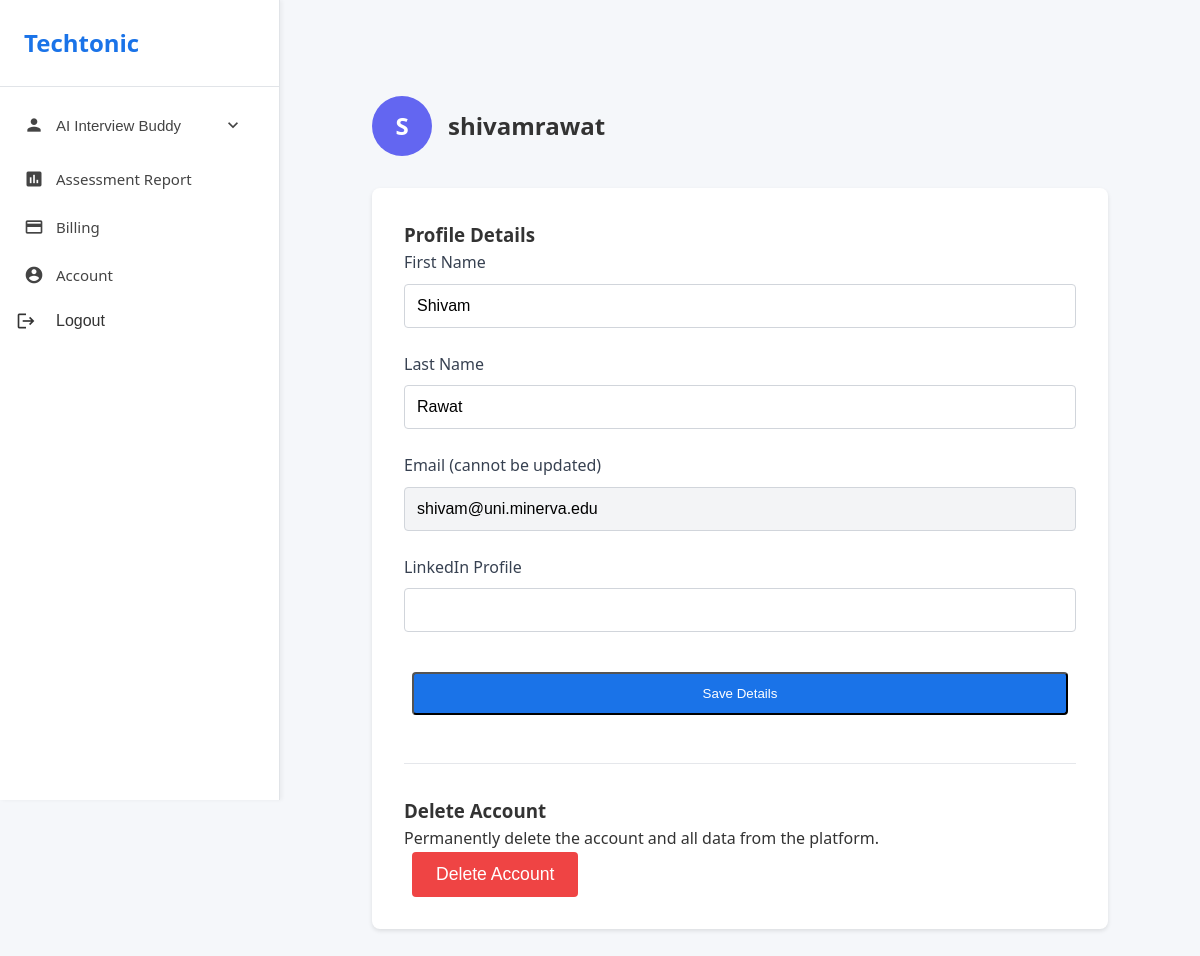
/account/ (signed in), run on the app's committed database.
### users/models.py (models this page shows, shortened)
class UserProfile(models.Model):
    user = models.OneToOneField(User, on_delete=models.CASCADE)
    first_name = models.CharField(max_length=100, blank=True)
    last_name = models.CharField(max_length=100, blank=True)
    linkedin_profile = models.URLField(max_length=200, blank=True)
    email = models.EmailField(blank=True)
    is_email_verified = models.BooleanField(default=False)

### users/views.py (the view, shortened to what this page needs)
# urls.py: path('account/', views.account, name='account'),
@login_required
def account(request):
    user_profile, created = UserProfile.objects.get_or_create(
        user=request.user,
        defaults={
            'email': request.user.email,
            'first_name': request.user.first_name,
            'last_name': request.user.last_name
        }
    )
    return render(request, 'users/account.html', {'user_profile': user_profile})

### users/templates/users/account.html (shortened to what this page needs)
{% extends 'users/base.html' %}
{% block content %}
<div class="account-container">
    <div class="account-header">
        <div class="profile-circle">
            {{ user.username.0|upper }}
        </div>
        <h2>{{ user.username }}</h2>
    </div>
    <div class="account-form-container">
        <h3>Profile Details</h3>
        <form method="post" class="account-form">
            <div class="form-group">
                <label for="first_name">First Name</label>
                <input type="text" id="first_name" name="first_name" value="{{ user_profile.first_name }}">
            </div>
            <div class="form-group">
                <label for="last_name">Last Name</label>
                <input type="text" id="last_name" name="last_name" value="{{ user_profile.last_name }}">
            </div>
            <div class="form-group">
                <label for="email">Email (cannot be updated)</label>
                <input type="email" id="email" name="email" value="{{ user_profile.email }}" readonly>
            </div>
            <div class="form-group">
                <label for="linkedin">LinkedIn Profile</label>
                <input type="url" id="linkedin" name="linkedin_profile" value="{{ user_profile.linkedin_profile }}">
            </div>
            <button type="submit" class="btn btn-primary save-btn">Save Details</button>
        </form>
        <div class="danger-zone">
            <h3>Delete Account</h3>
            <p>Permanently delete the account and all data from the platform.</p>
            <button class="btn btn-danger delete-btn" onclick="confirmDelete()">Delete Account</button>
        </div>
    </div>
</div>
{% endblock %}

### users/static/users/css/style.css (style rules this page uses)
* { margin: 0; padding: 0; box-sizing: border-box; }
body { font-family: 'Segoe UI', Tahoma, Geneva, Verdana, sans-serif; background-color: #f5f7fa; color: #333; line-height: 1.6; }
.btn { display: inline-block; padding: 0.75rem 1.5rem; border-radius: 4px; text-decoration: none; font-weight: 500; transition: background-color 0.2s; margin: 0 0.5rem; }
.btn-primary { background-color: #1a73e8; color: #ffffff; }
.delete-btn { background: none; border: none; color: #d93025; cursor: pointer; font-size: 1.1rem; padding: 0.25rem 0.5rem; border-radius: 4px; transition: background-color 0.2s; }

### users/templates/users/account.html (style rules this page uses)
.account-container { max-width: 800px; margin: 2rem auto; padding: 2rem; }
.account-header { display: flex; align-items: center; gap: 1rem; margin-bottom: 2rem; }
.profile-circle { width: 60px; height: 60px; border-radius: 50%; background-color: #6366f1; color: white; display: flex; align-items: center; justify-content: center; font-size: 24px; font-weight: bold; }
.account-form-container { background: white; padding: 2rem; border-radius: 8px; box-shadow: 0 2px 4px rgba(0, 0, 0, 0.1); }
.account-form { display: flex; flex-direction: column; gap: 1.5rem; }
.form-group { display: flex; flex-direction: column; gap: 0.5rem; }
.form-group label { font-weight: 500; color: #374151; }
.form-group input { padding: 0.75rem; border: 1px solid #d1d5db; border-radius: 4px; font-size: 1rem; }
.form-group input:read-only { background-color: #f3f4f6; }
.danger-zone { margin-top: 3rem; padding-top: 2rem; border-top: 1px solid #e5e7eb; }
.save-btn { margin-top: 1rem; }
.delete-btn { background-color: #ef4444; color: white; border: none; padding: 0.75rem 1.5rem; border-radius: 4px; cursor: pointer; font-weight: 500; }

### data on the page
UserProfile: first_name "Shivam", last_name "Rawat", email "shivam@uni.minerva.edu"

### other printed values
{{ user.username.0|upper }} "S"
{{ user.username }} "shivamrawat"
